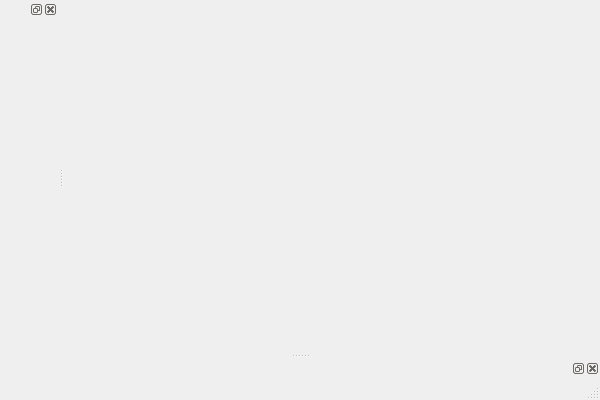
<?xml version="1.0" encoding="UTF-8"?>
<ui version="4.0">
 <class>MainWindow</class>
 <widget class="QMainWindow" name="MainWindow">
  <property name="geometry">
   <rect>
    <x>0</x>
    <y>0</y>
    <width>600</width>
    <height>400</height>
   </rect>
  </property>
  <property name="windowTitle">
   <string>MainWindow</string>
  </property>
  <property name="styleSheet">
   <string notr="true"/>
  </property>
  <widget class="QWidget" name="centralWidget"/>
  <widget class="QMenuBar" name="menuBar">
   <property name="geometry">
    <rect>
     <x>0</x>
     <y>0</y>
     <width>600</width>
     <height>22</height>
    </rect>
   </property>
  </widget>
  <widget class="QStatusBar" name="statusBar"/>
  <widget class="QDockWidget" name="dockWidget">
   <property name="styleSheet">
    <string notr="true"/>
   </property>
   <attribute name="dockWidgetArea">
    <number>1</number>
   </attribute>
   <widget class="QWidget" name="dockWidgetContents"/>
  </widget>
  <widget class="QDockWidget" name="dockWidget_2">
   <attribute name="dockWidgetArea">
    <number>8</number>
   </attribute>
   <widget class="QWidget" name="dockWidgetContents_2"/>
  </widget>
 </widget>
 <layoutdefault spacing="6" margin="11"/>
 <resources/>
 <connections/>
</ui>
